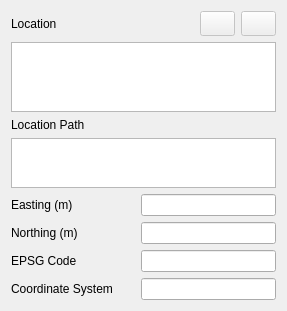
                  <widget class="QWidget" name="scrollAreaWidgetContents">
                   <property name="geometry">
                    <rect>
                     <x>0</x>
                     <y>0</y>
                     <width>287</width>
                     <height>309</height>
                    </rect>
                   </property>
                   <layout class="QGridLayout" name="gridLayout_8">
                    <item row="0" column="0">
                     <widget class="QLabel" name="label_SpatialInfo_LocationName">
                      <property name="text">
                       <string>Location</string>
                      </property>
                     </widget>
                    </item>
                    <item row="0" column="1" colspan="2">
                     <spacer name="horizontalSpacer_3">
                      <property name="orientation">
                       <enum>Qt::Horizontal</enum>
                      </property>
                      <property name="sizeHint" stdset="0">
                       <size>
                        <width>98</width>
                        <height>20</height>
                       </size>
                      </property>
                     </spacer>
                    </item>
                    <item row="0" column="3">
                     <widget class="QToolButton" name="toolButton_2">
                      <property name="enabled">
                       <bool>false</bool>
                      </property>
                      <property name="minimumSize">
                       <size>
                        <width>35</width>
                        <height>25</height>
                       </size>
                      </property>
                      <property name="maximumSize">
                       <size>
                        <width>35</width>
                        <height>25</height>
                       </size>
                      </property>
                      <property name="text">
                       <string/>
                      </property>
                      <property name="icon">
                       <iconset resource="Icons.qrc">
                        <normaloff>:/buttons/add</normaloff>:/buttons/add</iconset>
                      </property>
                     </widget>
                    </item>
                    <item row="0" column="4">
                     <widget class="QToolButton" name="toolButton">
                      <property name="enabled">
                       <bool>false</bool>
                      </property>
                      <property name="minimumSize">
                       <size>
                        <width>35</width>
                        <height>25</height>
                       </size>
                      </property>
                      <property name="maximumSize">
                       <size>
                        <width>35</width>
                        <height>25</height>
                       </size>
                      </property>
                      <property name="text">
                       <string/>
                      </property>
                      <property name="icon">
                       <iconset resource="Icons.qrc">
                        <normaloff>:/buttons/delete</normaloff>:/buttons/delete</iconset>
                      </property>
                     </widget>
                    </item>
                    <item row="1" column="0" colspan="5">
                     <widget class="QTableView" name="tableViewLocation">
                      <property name="selectionMode">
                       <enum>QAbstractItemView::ContiguousSelection</enum>
                      </property>
                      <property name="showGrid">
                       <bool>false</bool>
                      </property>
                      <property name="sortingEnabled">
                       <bool>true</bool>
                      </property>
                      <attribute name="verticalHeaderVisible">
                       <bool>false</bool>
                      </attribute>
                     </widget>
                    </item>
                    <item row="2" column="0">
                     <widget class="QLabel" name="label_SpatialInfo_LocatedIn">
                      <property name="text">
                       <string>Location Path</string>
                      </property>
                     </widget>
                    </item>
                    <item row="3" column="0" colspan="5">
                     <widget class="QTextEdit" name="textEdit_SpatialInfo_LocatedIn">
                      <property name="minimumSize">
                       <size>
                        <width>0</width>
                        <height>50</height>
                       </size>
                      </property>
                      <property name="maximumSize">
                       <size>
                        <width>16777215</width>
                        <height>75</height>
                       </size>
                      </property>
                     </widget>
                    </item>
                    <item row="4" column="0">
                     <widget class="QLabel" name="label_SpatialInfo_Easting">
                      <property name="text">
                       <string>Easting (m)</string>
                      </property>
                     </widget>
                    </item>
                    <item row="4" column="2" colspan="3">
                     <widget class="QLineEdit" name="lineEdit_SpatialInfo_Easting">
                      <property name="minimumSize">
                       <size>
                        <width>135</width>
                        <height>0</height>
                       </size>
                      </property>
                      <property name="alignment">
                       <set>Qt::AlignRight|Qt::AlignTrailing|Qt::AlignVCenter</set>
                      </property>
                     </widget>
                    </item>
                    <item row="5" column="0">
                     <widget class="QLabel" name="label_SpatialInfo_Northing">
                      <property name="text">
                       <string>Northing (m)</string>
                      </property>
                     </widget>
                    </item>
                    <item row="5" column="2" colspan="3">
                     <widget class="QLineEdit" name="lineEdit_SpatialInfo_Northing">
                      <property name="alignment">
                       <set>Qt::AlignRight|Qt::AlignTrailing|Qt::AlignVCenter</set>
                      </property>
                     </widget>
                    </item>
                    <item row="6" column="0">
                     <widget class="QLabel" name="label_SpatialInfo_EPSG">
                      <property name="text">
                       <string>EPSG Code</string>
                      </property>
                     </widget>
                    </item>
                    <item row="6" column="2" colspan="3">
                     <widget class="QLineEdit" name="lineEdit_SpatialInfo_EPSG">
                      <property name="alignment">
                       <set>Qt::AlignRight|Qt::AlignTrailing|Qt::AlignVCenter</set>
                      </property>
                     </widget>
                    </item>
                    <item row="7" column="0" colspan="2">
                     <widget class="QLabel" name="label_SpatialInfo_CS">
                      <property name="text">
                       <string>Coordinate System</string>
                      </property>
                     </widget>
                    </item>
                    <item row="7" column="2" colspan="3">
                     <widget class="QLineEdit" name="lineEdit_SpatialInfo_CS">
                      <property name="alignment">
                       <set>Qt::AlignRight|Qt::AlignTrailing|Qt::AlignVCenter</set>
                      </property>
                     </widget>
                    </item>
                   </layout>
                  </widget>
